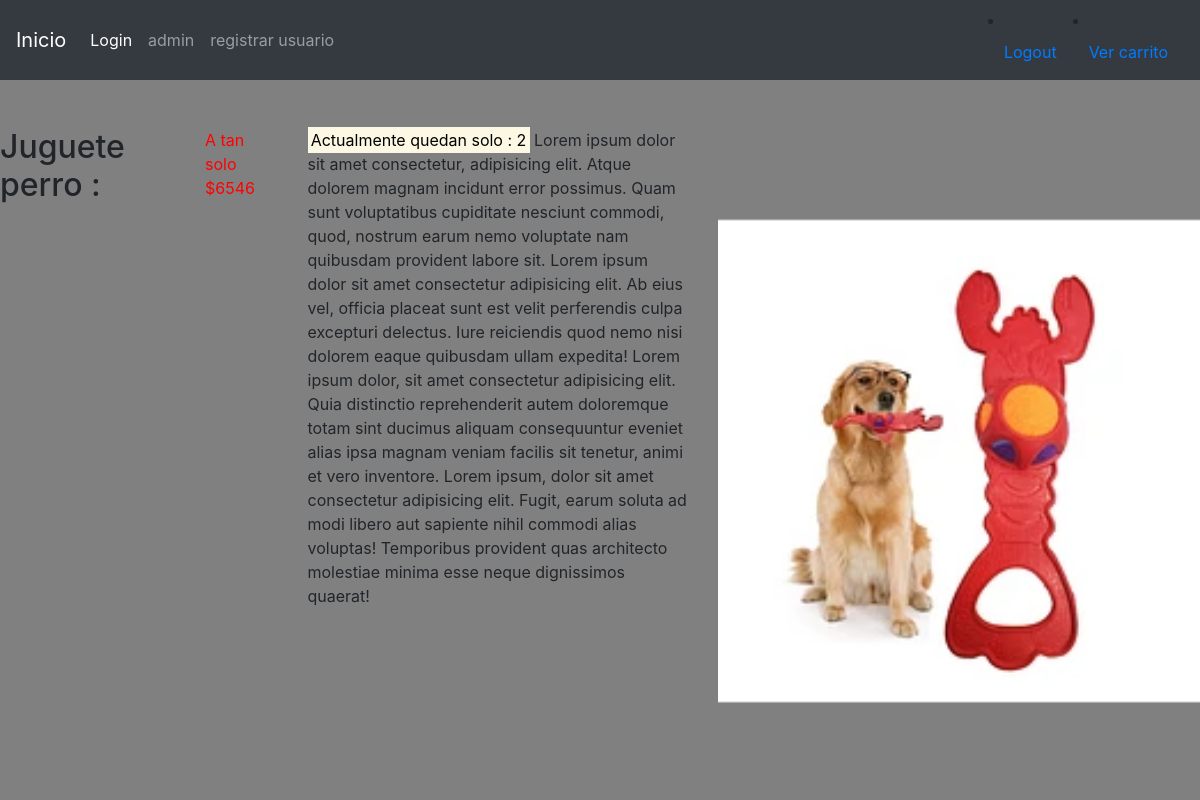
Page /personas/det_prod/34532 on the committed database.
### personas/models.py (models this page shows, shortened)
class Producto(models.Model):
    idProducto = models.IntegerField( primary_key=True)
    nombreProducto = models.CharField(max_length=30, blank=True, null=True)
    stock   = models.IntegerField(blank=True, null=True)
    precio   = models.IntegerField(blank=True, null=True)
    foto = models.ImageField(upload_to=cargarFotoProducto, null=True)
    activo = models.IntegerField(blank=True, null=True)

### personas/views.py (the view)
# urls.py: path('det_prod/<str:pk>' , views.det_prod , name='det_prod' ),
def det_prod(request , pk):
    mensajes=[]
    errores=[]
    producto = Producto.objects.all()
    producto= Producto.objects.filter(idProducto=pk)
    return render(request, "personas/det_prod.html", {"productos": producto})

### personas/context_processor.py (called while the page is built)
def total_carrito(request):
    total = 0
    if request.user.is_authenticated:
        if "carrito" in request.session.keys():
            for key, value in request.session["carrito"].items():
                total +=  int(value["acumulado"])
    return {"total_carrito": total}

### personas/templates/personas/det_prod.html
{% extends "personas/base.html" %} {% block title %} Gestión Instituto {% endblock %} {% block content%}
    <br><br>
    <div class="row">
         {% for producto in productos %}
                    <br><br><br>
                        <h2 class="col-2">{{producto.nombreProducto}} : </h2>
                        <p class="col-1" style="color: red;"> A tan solo ${{producto.precio}} </p>
                        <p class="col-4" style="border: 2cm;"><mark>Actualmente quedan solo : {{producto.stock}}</mark> Lorem ipsum dolor sit amet consectetur, adipisicing elit. Atque dolorem magnam incidunt error possimus. Quam sunt voluptatibus cupiditate nesciunt commodi, quod, nostrum earum nemo voluptate nam quibusdam provident labore sit. Lorem ipsum dolor sit amet consectetur adipisicing elit. Ab eius vel, officia placeat sunt est velit perferendis culpa excepturi delectus. Iure reiciendis quod nemo nisi dolorem eaque quibusdam ullam expedita! Lorem ipsum dolor, sit amet consectetur adipisicing elit. Quia distinctio reprehenderit autem doloremque totam sint ducimus aliquam consequuntur eveniet alias ipsa magnam veniam facilis sit tenetur, animi et vero inventore. Lorem ipsum, dolor sit amet consectetur adipisicing elit. Fugit, earum soluta ad modi libero aut sapiente nihil commodi alias voluptas! Temporibus provident quas architecto molestiae minima esse neque dignissimos quaerat!</p>
                        <img src="{{producto.foto.url}}" style="width:40%" class="col-5" alt="{{producto.nombreProducto}}">
             {%endfor%}
    </div>
{% block javascript%} {% endblock %} {% endblock %}

### rows in the picture
Producto: nombreProducto "Juguete perro", precio "6546", stock "2", foto (picture)
